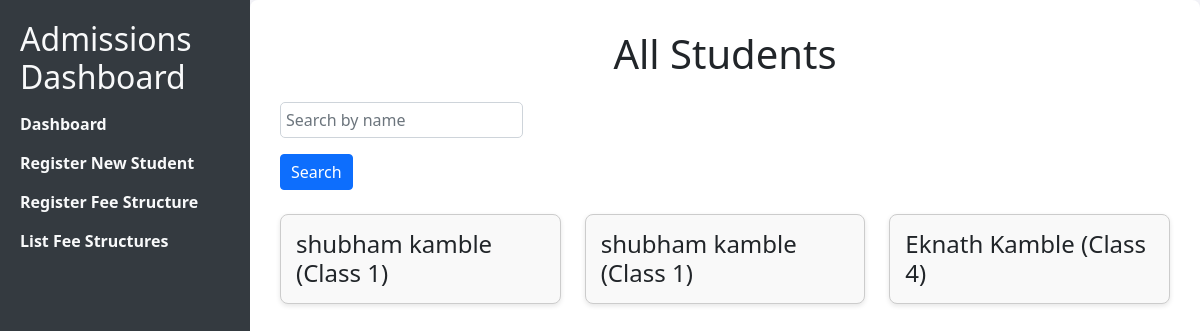
The page /admissions/students/ on the database its author committed.
### admissions/models.py (models this page shows, shortened)
class Student(models.Model):
    first_name = models.CharField(max_length=100)
    last_name = models.CharField(max_length=100)
    board = models.CharField(max_length=4, choices=BOARD_CHOICES)
    class_name = models.IntegerField(choices=[(i, str(i)) for i in range(1, 11)])  # Classes 1-10
    phone_number = models.CharField(max_length=15)
    email = models.EmailField()
    address = models.TextField()

### admissions/views.py (the view)
# urls.py: path('students/', views.view_students, name='view_students'),
def view_students(request):
    search_query = request.GET.get('search', '')
    students = Student.objects.filter(first_name__icontains=search_query) | Student.objects.filter(last_name__icontains=search_query)
    student_data = []
    for student in students:
        fee_structure = FeeStructure.objects.filter(board=student.board, class_name=student.class_name).first()
        payments = Payment.objects.filter(student=student)
        total_paid = sum(p.amount_paid for p in payments)
        total_fee = fee_structure.fee_amount if fee_structure else Decimal('0.00')
        due_amount = total_fee - total_paid
        payment_details = []
        for payment in payments:
            payment_info = {
                'amount_paid': payment.amount_paid,
                'payment_mode': payment.payment_mode,
                'transaction_id': payment.transaction_id,
                'payment_date': payment.payment_date,
                'payment_id': payment.id,  # <-- Add this line
            }
            payment_details.append(payment_info)
        student_data.append({
            'student': student,
            'total_paid': total_paid,
            'due_amount': due_amount,
            'payment_details': payment_details,
            'fully_paid': due_amount <= 0,  # Check if full payment is made
        })
    return render(request, 'admissions/view_students.html', {
        'students': student_data,
        'search_query': search_query,
    })

### templates/admissions/view_students.html (shortened to what this page needs)
<!DOCTYPE html>
<html lang="en">
<head>
    <link href="https://cdn.jsdelivr.net/npm/bootstrap@5.1.3/dist/css/bootstrap.min.css" rel="stylesheet">
    {% load static %}
    <link href="{% static 'css/view_students.css' %}" rel="stylesheet">
</head>
<body>
    <div class="sidebar">
        <h2>Admissions Dashboard</h2>
        <ul>
            <li><a href="{% url 'dashboard' %}">Dashboard</a></li>
            <li><a href="{% url 'register_student' %}">Register New Student</a></li>
            <li><a href="{% url 'register_fee_structure' %}">Register Fee Structure</a></li>
            <li><a href="{% url 'list_fee_structures' %}">List Fee Structures</a></li>
        </ul>
    </div>
    <div class="content">
        <h1 class="text-center mb-4">All Students</h1>
        <div class="search-bar mb-4">
            <form method="get">
                <input type="text" name="search" placeholder="Search by name" value="{{ search_query }}" class="form-control" style="width: auto;">
                <button type="submit" class="btn btn-primary">Search</button>
            </form>
        </div>
        <div class="row">
            {% for data in students %}
                <div class="col-md-4 mb-4">
                    <div class="student-card-small" onclick="toggleCard({{ data.student.id }})">
                        <h4>{{ data.student.first_name }} {{ data.student.last_name }} (Class {{ data.student.class_name }})</h4>
                    </div>
                </div>
            {% endfor %}
        </div>
    </div>
</body>
</html>

### static/css/view_students.css (style rules this page uses)
body { display: flex; min-height: 100vh; margin: 0; background-color: #f4f4f9; }
.sidebar { position: fixed; top: 0; left: 0; width: 250px; background-color: #343a40; color: white; height: 100vh; padding: 20px; overflow-y: auto; }
.sidebar h2 { color: #f8f9fa; }
.sidebar ul { list-style: none; padding: 0; }
.sidebar ul li { margin: 15px 0; }
.sidebar ul li a { color: #f8f9fa; text-decoration: none; font-weight: bold; }
.content { flex-grow: 1; margin-left: 250px; padding: 30px; background-color: white; border-radius: 8px; box-shadow: 0px 4px 10px rgba(0, 0, 0, 0.1); height: 100vh; overflow-y: auto; }
.student-card-small { border: 1px solid #ccc; padding: 15px; border-radius: 8px; background-color: #f9f9f9; box-shadow: 0 2px 5px rgba(0, 0, 0, 0.1); cursor: pointer; margin-bottom: 15px; }
.student-card-small h4 { margin: 0; }
.form-control { width: 100%; padding: 10px; border-radius: 5px; margin-top: 10px; }
.btn { margin-top: 1rem; }
.search-bar { margin-bottom: 20px; }
.search-bar input { padding: 5px; margin-right: 10px; width: 250px; }
.search-bar button { padding: 5px 10px; }

### rows shown on the page
Student: student.first_name "shubham", student.last_name "kamble", student.class_name "1"
Student: student.first_name "shubham", student.last_name "kamble", student.class_name "1"
Student: student.first_name "Eknath", student.last_name "Kamble", student.class_name "4"
